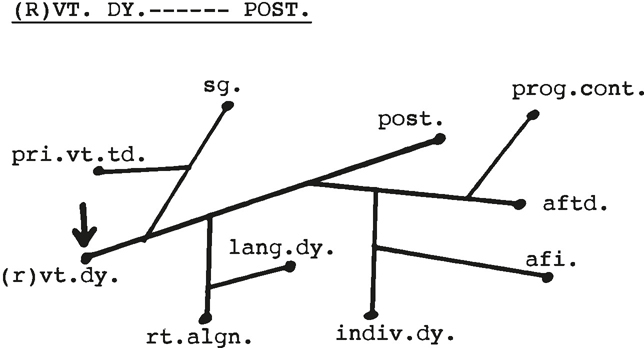
#> input picture braxton-visualizer/assets/ta-w/v1/Introduction/TAW-V1-Introduction-01.jpg, 644 x 348 px
$ python -i auto_fit_diagram.py   (imports and definitions only)
#> lines starting #> are read from the running program, lines starting #| are printed output that depends on the picture; after the words box and inside, x2 and y2 are one past the last pixel; in counts of white or black regions, pixels touching at a corner belong together
#> further down, picture is the input picture: shape (348, 644, 3); mean B, G, R 241.1, 241.2, 241.2
import json
from pathlib import Path
from typing import List, Tuple

import cv2
import numpy as np
from skimage.morphology import skeletonize
import pytesseract

ROOT = Path('/Users/ben/src/braxton-visualizer')
IMG_PATH = ROOT / 'assets' / 'ta-w' / 'v1' / 'Introduction' / 'TAW-V1-Introduction-01.jpg'
JSON_PATH = ROOT / 'data' / 'ta-w' / 'v1' / 'diagrams' / 'Introduction' / 'TAW-V1-Introduction-01.json'
OUT_JSON = ROOT / 'data' / 'ta-w' / 'v1' / 'diagrams' / 'Introduction' / 'TAW-V1-Introduction-01.autofit.json'
OVERLAY_DIR = ROOT / 'assets' / 'ta-w' / 'v1' / 'overlays' / 'Introduction'
OUT_OVERLAY = OVERLAY_DIR / 'TAW-V1-Introduction-01-overlay-autofit.png'
OUT_CLEAN = Path('/tmp/TAW-V1-Introduction-01-clean.png')
OUT_SKEL = Path('/tmp/TAW-V1-Introduction-01-skeleton.png')
OUT_TEXT_MASK = Path('/tmp/TAW-V1-Introduction-01-textmask.png')
OUT_LABEL_MASK = Path('/tmp/TAW-V1-Introduction-01-labelmask.png')
OUT_OCR = Path('/tmp/TAW-V1-Introduction-01-ocr.png')
OUT_OCR_RAW = Path('/tmp/TAW-V1-Introduction-01-ocr-raw.png')
OUT_OCR_DEBUG = Path('/tmp/TAW-V1-Introduction-01-ocr-debug.json')
APPLY_SNAP = True


# [72 lines left out: function preprocess, not called in this run]


def preprocess_for_ocr(image: np.ndarray) -> np.ndarray:
    gray = cv2.cvtColor(image, cv2.COLOR_BGR2GRAY)
    # adaptive threshold (binary) preserves thin strokes/dots
    adaptive = cv2.adaptiveThreshold(
        gray,
        255,
        cv2.ADAPTIVE_THRESH_GAUSSIAN_C,
        cv2.THRESH_BINARY,
        21,
        8,
    )
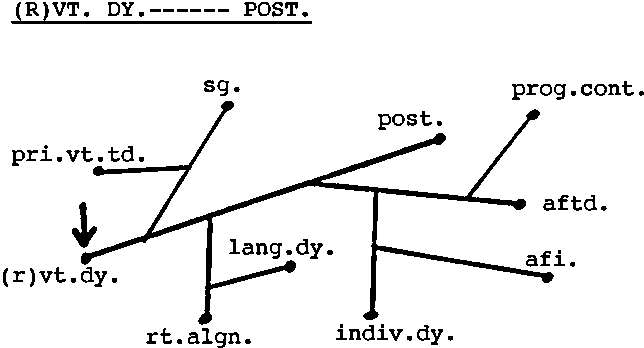
#> adaptive: shape (348, 644); 93.3% white; 96 black regions (4 under 20 px), largest, box (x1, y1, x2, y2) and area: (81, 101, 554, 325) 7659, (11, 2, 312, 24) 1016, (72, 202, 97, 248) 462
    # remove paper texture / noise
    kernel = np.ones((2, 2), np.uint8)
    denoised = cv2.morphologyEx(adaptive, cv2.MORPH_OPEN, kernel, iterations=1)
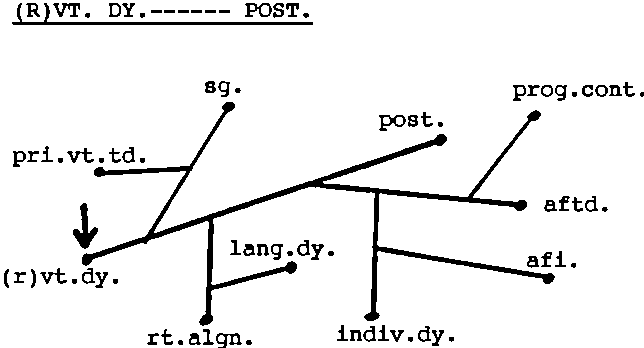
#> denoised: shape (348, 644); 93.3% white; 86 black regions (1 under 20 px), largest, box (x1, y1, x2, y2) and area: (82, 102, 555, 326) 7674, (12, 3, 313, 25) 1019, (73, 203, 98, 249) 463
    # close small gaps in strokes
    closed = cv2.morphologyEx(denoised, cv2.MORPH_CLOSE, kernel, iterations=1)
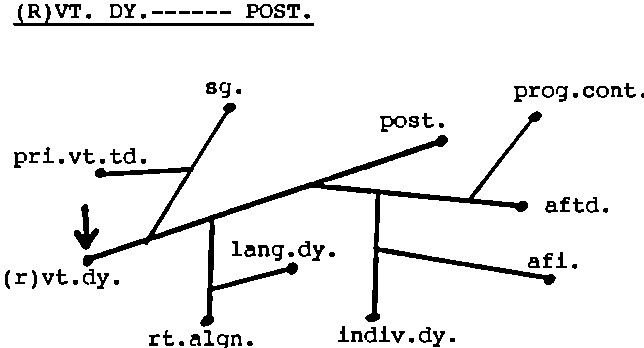
#> closed: shape (348, 644); 93.3% white; 89 black regions (1 under 20 px), largest, box (x1, y1, x2, y2) and area: (83, 103, 556, 327) 7670, (13, 4, 314, 26) 1019, (74, 204, 99, 250) 462
    return closed


def normalize_label(value: str) -> str:
    return ''.join(ch.lower() for ch in value if ch.isalnum())


# [377 lines left out: functions whitelist_from_label, center_text_nodes, skeleton_graph, nearest_point, nearest_point_to_origin, load_lines and 6 more, not called in this run]


# [2 lines not run here, left out]

>>> import cv2
>>> picture = cv2.imread('../assets/ta-w/v1/Introduction/TAW-V1-Introduction-01.jpg')
>>> result = preprocess_for_ocr(picture)

$ run again, on braxton-visualizer/assets/ta-w/v1/1-The-New-York-Movement/TAW-V1-1-The-New-York-Movement-01.jpg
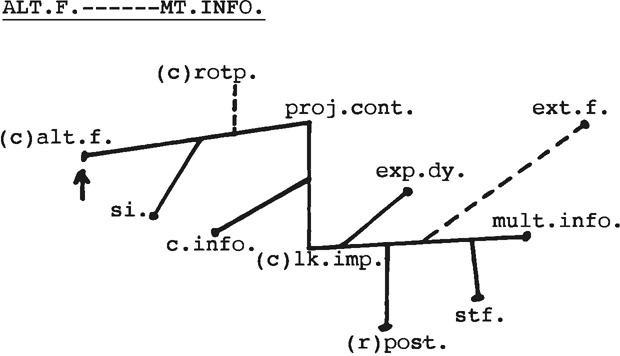
#> input picture braxton-visualizer/assets/ta-w/v1/1-The-New-York-Movement/TAW-V1-1-The-New-York-Movement-01.jpg, 620 x 356 px
#> picture is the input picture: shape (356, 620, 3); mean B, G, R 243.1, 243.2, 243.2
#> in preprocess_for_ocr, `adaptive = cv2.adaptiveThreshold( gray, 255, cv2.ADAPTIVE_THRESH_GAUSS..`:
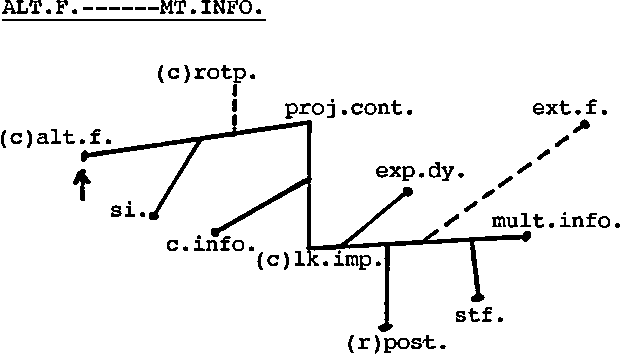
#> adaptive: shape (356, 620); 94.3% white; 117 black regions (7 under 20 px), largest, box (x1, y1, x2, y2) and area: (81, 114, 531, 332) 5020, (2, 19, 266, 21) 528, (73, 169, 91, 201) 250
#> denoised: shape (356, 620); 94.2% white; 104 black regions (4 under 20 px), largest, box (x1, y1, x2, y2) and area: (82, 115, 532, 333) 5289, (3, 20, 267, 22) 528, (74, 170, 92, 202) 253
#> in preprocess_for_ocr, `closed = cv2.morphologyEx(denoised, cv2.MORPH_CLOSE, kernel, iteration..`:
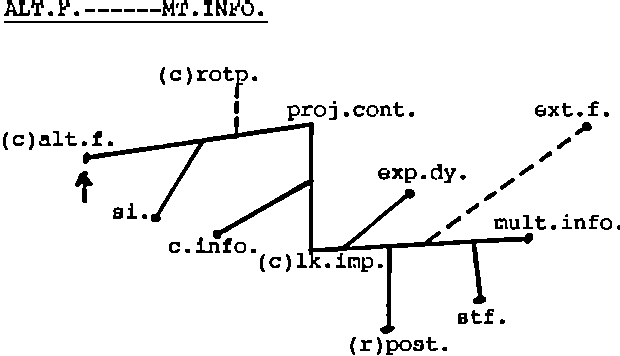
#> closed: shape (356, 620); 94.2% white; 114 black regions (9 under 20 px), largest, box (x1, y1, x2, y2) and area: (83, 116, 533, 334) 5026, (4, 21, 268, 23) 528, (75, 171, 93, 203) 253

$ run again, on braxton-visualizer/assets/ta-w/v1/1-The-New-York-Movement/TAW-V1-1-The-New-York-Movement-02.jpg
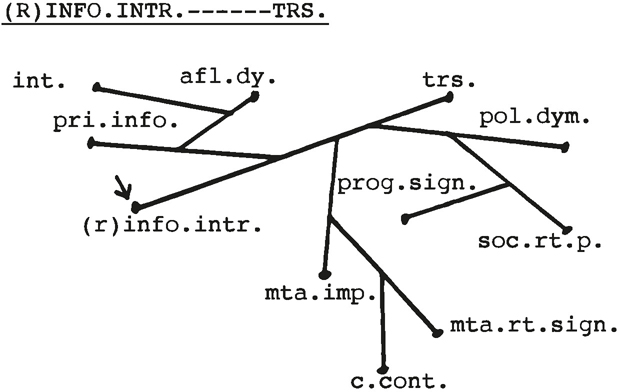
#> input picture braxton-visualizer/assets/ta-w/v1/1-The-New-York-Movement/TAW-V1-1-The-New-York-Movement-02.jpg, 620 x 392 px
#> picture is the input picture: shape (392, 620, 3); mean B, G, R 240.1, 240.2, 240.2
#> in preprocess_for_ocr, `adaptive = cv2.adaptiveThreshold( gray, 255, cv2.ADAPTIVE_THRESH_GAUSS..`:
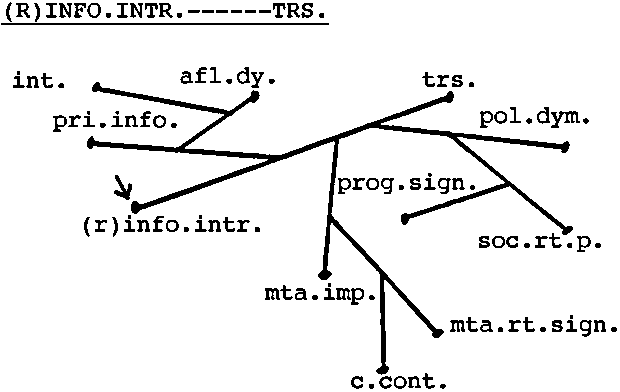
#> adaptive: shape (392, 620); 93% white; 124 black regions (8 under 20 px), largest, box (x1, y1, x2, y2) and area: (87, 82, 573, 375) 8120, (1, 23, 329, 25) 656, (551, 111, 580, 128) 203
#> denoised: shape (392, 620); 92.9% white; 105 black regions, largest, box (x1, y1, x2, y2) and area: (88, 83, 574, 376) 8130, (2, 3, 330, 26) 777, (325, 284, 365, 306) 312
#> in preprocess_for_ocr, `closed = cv2.morphologyEx(denoised, cv2.MORPH_CLOSE, kernel, iteration..`:
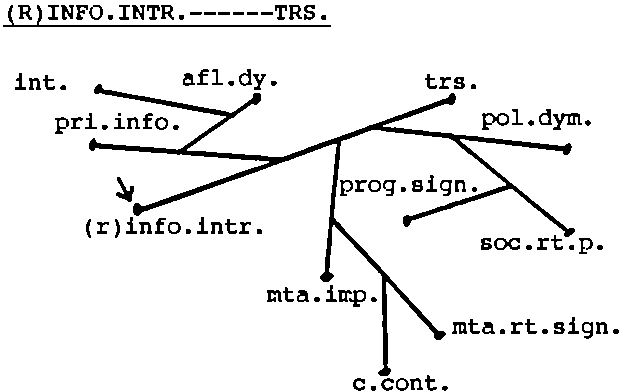
#> closed: shape (392, 620); 93% white; 113 black regions (1 under 20 px), largest, box (x1, y1, x2, y2) and area: (89, 84, 575, 376) 8126, (3, 5, 331, 27) 774, (553, 113, 582, 130) 207
